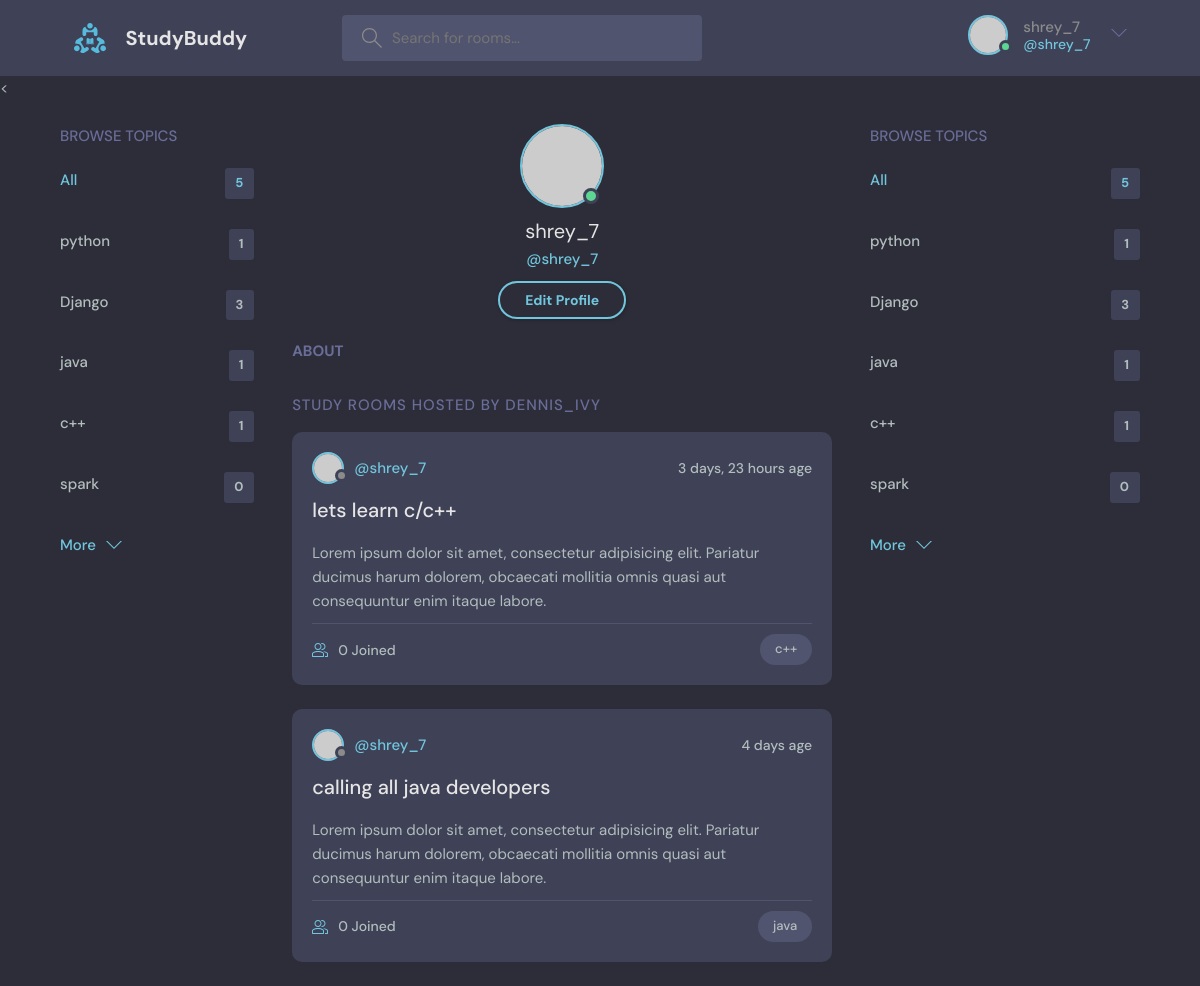
Screenshot of /profile/7/ (signed in) with the database file from the repository.
### base/models.py (models this page shows, shortened)
class Topic(models.Model):
    name = models.CharField(max_length=200)

class Room(models.Model):
    host = models.ForeignKey(User, on_delete=models.SET_NULL, null=True)
    topic = models.ForeignKey(Topic, on_delete=models.SET_NULL, null=True)
    name = models.CharField(max_length=200)
    description = models.TextField(null=True, blank=True)
    participants = models.ManyToManyField(User, related_name='participants', blank=True)
    updated = models.DateTimeField(auto_now=True)
    created = models.DateTimeField(auto_now_add=True) #auto_now_add only takes a timestamp
    class Meta:
        ordering = ['-updated', '-created']

### base/views.py (the view)
# urls.py: path('profile/<str:pk>/', views.userProfile, name='user-profile'),
def userProfile(request, pk):
    user = User.objects.get(id=pk)
    rooms = user.room_set.all()
    room_messages = user.message_set.all()
    topics = Topic.objects.all()
    context = {'user': user, 'rooms': rooms,'room_messages':room_messages, 'topics': topics}
    return render(request, 'base/profile.html', context)

### base/templates/base/profile.html (shortened to what this page needs)
{% extends 'main.html' %}
{% block content %}
  <main class="profile-page layout layout--3">
    <div class="container">
      {% include 'base/topic_components.html' %}
      <div class="roomList">
        <div class="profile">
          <div class="profile__avatar">
            <div class="avatar avatar--large active">
              <img src="https://randomuser.me/api/portraits/men/11.jpg" />
            </div>
          </div>
          <div class="profile__info">
            <h3>{{user.username}}</h3>
            <p>@{{user.username}}</p>
            {% if request.user == user %}
            <a href="{% url 'update-user' %}" class="btn btn--main btn--pill">Edit Profile</a>
            {% endif %}
          </div>
          <div class="profile__about">
            <h3>About</h3>
          </div>
        </div>
        <div class="roomList__header">
          <div>
            <h2>Study Rooms Hosted by dennis_ivy</a>
            </h2>
          </div>
        </div>
       {% include 'base/feed_components.html' %}
      </div>
      {% include 'base/topic_components.html' %}
    </div>
  </main>
{% endblock content%}

### templates1/navbar.html (shortened to what this page needs)
{% load static %}
<header class="header header--loggedIn">
      <div class="container">
        <a href="{% url 'home' %}" class="header__logo">
          <img src="{% static 'images/logo.svg' %}" />
          <h1>StudyBuddy</h1>
        </a>
        <form class="header__search" method="GET" action="{% url 'home' %}">
          <label>
            <input name="q" placeholder="Search for rooms..." />
          </label>
        </form>
        <nav class="header__menu">
          {% if request.user.is_authenticated %}
          <div class="header__user">
            <a href="{% url 'update-user' %}">
              <div class="avatar avatar--medium active">
                <img src="https://randomuser.me/api/portraits/men/37.jpg" />
              </div>
              <p>{{request.user.username}} <span>@{{request.user.username}}</span></p>
            </a>
            <button class="dropdown-button">
              <svg version="1.1" xmlns="http://www.w3.org/2000/svg" width="32" height="32" viewBox="0 0 32 32">
                <title>chevron-down</title>
                <path d="M16 21l-13-13h-3l16 16 16-16h-3l-13 13z"></path>
              </svg>
            </button>
          </div>
          {% else %}
          <a href="{% url 'login' %}">
            <img src="{% static 'images/avatar.svg'  %}" />
            <p>Login</p>
          </a>
          {% endif %}
        </nav>
      </div>
    </header>
<

### base/templates/base/topic_components.html
<div class="topics">
          <div class="topics__header">
            <h2>Browse Topics</h2>
          </div>
          <ul class="topics__list">
            <li>
              <a href="{% url 'home'%}" class="active">All <span>{{topics.count}}</span></a>
            </li>
              {% for topic in topics %}
            <li>
              <a href="{% url 'home' %}?q={{topic.name}} ">{{ topic.name }} <span>{{topic.room_set.all.count}}</span></a>
            </li>
              {% endfor %}
          </ul>
          <a class="btn btn--link" href="topics.html">
            More
            <svg version="1.1" xmlns="http://www.w3.org/2000/svg" width="32" height="32" viewBox="0 0 32 32">
              <title>chevron-down</title>
              <path d="M16 21l-13-13h-3l16 16 16-16h-3l-13 13z"></path>
            </svg>
          </a>
        </div>

### base/templates/base/feed_components.html (shortened to what this page needs)
{% for room in rooms %}
<div class="roomListRoom">
    <div class="roomListRoom__header">
        {% if room.host %}
        <a href="{% url 'user-profile' room.host.id %}" class="roomListRoom__author">
            <div class="avatar avatar--small">
                <img src="https://randomuser.me/api/portraits/women/11.jpg" />
            </div>
            <span>@{{room.host.username}}</span>
        </a>
        {% endif %}
        <div class="roomListRoom__actions">
            <span>{{room.created|timesince}} age</span>
        </div>
    </div>
    <div class="roomListRoom__content">
        <a href="{% url 'room' room.id %}">{{room.name}}</a>
        <p>
            Lorem ipsum dolor sit amet, consectetur adipisicing elit. Pariatur ducimus harum dolorem, obcaecati mollitia omnis quasi aut consequuntur enim itaque labore.
        </p>
    </div>
    <div class="roomListRoom__meta">
        <a href="{% url 'room' room.id %}" class="roomListRoom__joined">
            {{room.participants.all.count}} Joined
        </a>
        <p class="roomListRoom__topic">{{room.topic.name}}</p>
    </div>
</div>
{% endfor %}

### rows the page displays
Topic: name "python", room_set.all.count "1"
Topic: name "Django", room_set.all.count "3"
Topic: name "java", room_set.all.count "1"
Topic: name "c++", room_set.all.count "1"
Topic: name "spark", room_set.all.count "0"
Room: host.username "shrey_7", created "3 days, 23 hours", name "lets learn c/c++", participants.all.count "0", topic.name "c++"
Room: host.username "shrey_7", created "4 days", name "calling all java developers", participants.all.count "0", topic.name "java"

### other values shown
{{ request.user.username }} "shrey_7"
{{ topics.count }} "5 5"
{{ user.username }} "shrey_7"
